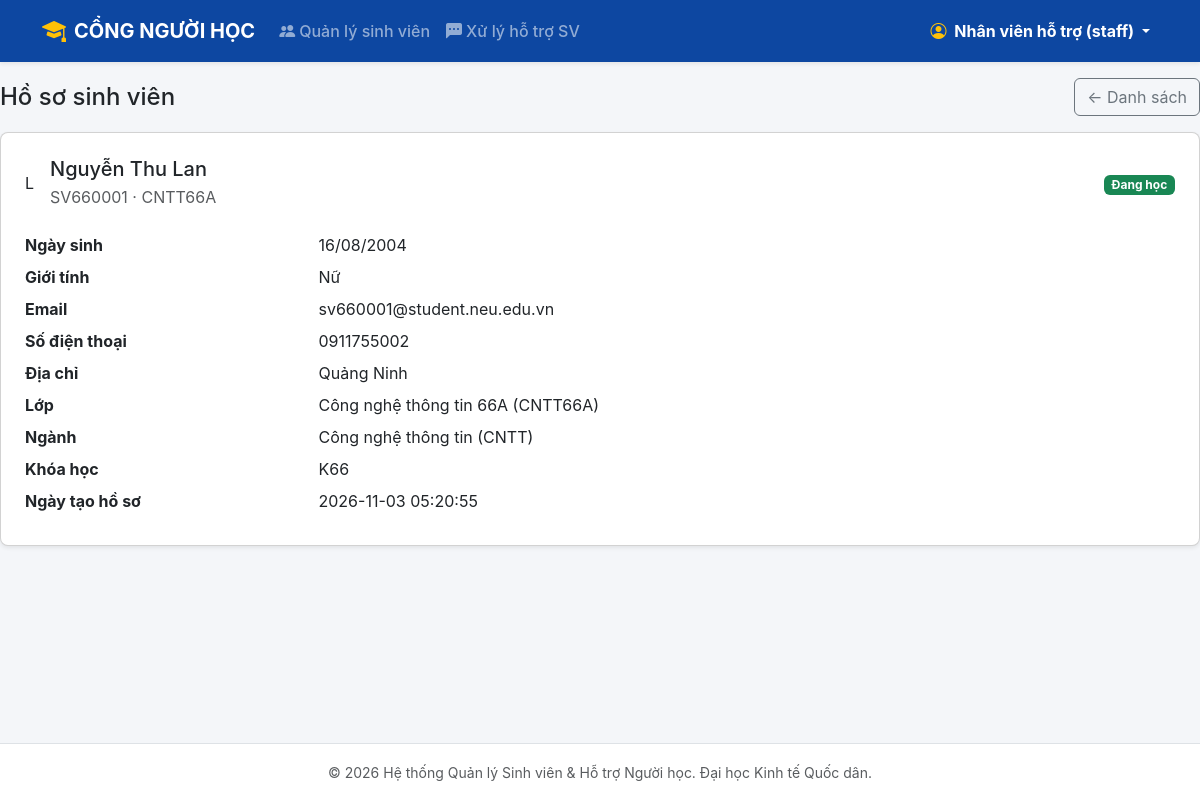
/students/1 (signed in), run on the app's committed database.
### tables this page shows
CREATE TABLE TaiKhoan (
    id INTEGER PRIMARY KEY AUTOINCREMENT,
    username TEXT NOT NULL UNIQUE,
    password_hash TEXT NOT NULL,
    vai_tro TEXT NOT NULL CHECK (vai_tro IN ('student', 'support_staff', 'admin')),
    ho_ten TEXT,
    sinh_vien_id INTEGER UNIQUE REFERENCES SinhVien(id) ON DELETE CASCADE
);

CREATE TABLE SinhVien (
    id INTEGER PRIMARY KEY AUTOINCREMENT,
    ma_sv TEXT NOT NULL UNIQUE,
    ho_ten TEXT NOT NULL,
    ngay_sinh TEXT,
    gioi_tinh TEXT CHECK (gioi_tinh IN ('Nam', 'Nữ', 'Khác')),
    email TEXT,
    so_dien_thoai TEXT,
    dia_chi TEXT,
    lop_id INTEGER NOT NULL REFERENCES Lop(id),
    trang_thai TEXT NOT NULL DEFAULT 'Đang học'
        CHECK (trang_thai IN ('Đang học', 'Bảo lưu', 'Đã tốt nghiệp', 'Thôi học')),
    ngay_tao TEXT NOT NULL DEFAULT (datetime('now', 'localtime'))
);

CREATE TABLE Lop (
    id INTEGER PRIMARY KEY AUTOINCREMENT,
    ma_lop TEXT NOT NULL UNIQUE,
    ten_lop TEXT NOT NULL,
    nganh_id INTEGER NOT NULL REFERENCES NganhHoc(id),
    khoa_hoc TEXT NOT NULL
);

CREATE TABLE NganhHoc (
    id INTEGER PRIMARY KEY AUTOINCREMENT,
    ma_nganh TEXT NOT NULL UNIQUE,
    ten_nganh TEXT NOT NULL
);

### students.py (the view)
@students_bp.route("/<int:sv_id>")
@login_required
def detail(sv_id):
    sv = get_student_or_404(sv_id)
    if g.user["vai_tro"] == "student" and g.user["sinh_vien_id"] != sv_id:
        abort(403)
    return render_template("students/detail.html", sv=sv)

### app.py (called while the page is built)
def dmy(value):
    if not value:
        return "—"
    try:
        return datetime.strptime(str(value)[:10], "%Y-%m-%d").strftime("%d/%m/%Y")
    except ValueError:
        return value

### auth.py (called while the page is built)
@auth_bp.before_app_request
def load_logged_in_user():
    user_id = session.get("user_id")
    if user_id is None:
        g.user = None
    else:
        db = get_db()
        g.user = db.execute(
            "SELECT id, username, vai_tro, ho_ten, sinh_vien_id FROM TaiKhoan WHERE id = ?",
            (user_id,)
        ).fetchone()

def login_required(view):
    @functools.wraps(view)
    def wrapped_view(**kwargs):
        if g.user is None:
            flash("Vui lòng đăng nhập để truy cập chức năng này.", "warning")
            return redirect(url_for("auth.login"))
        return view(**kwargs)
    return wrapped_view

### models.py (called while the page is built)
def connect(path):
    conn = sqlite3.connect(path)
    conn.row_factory = sqlite3.Row
    conn.execute("PRAGMA foreign_keys = ON")
    conn.create_function("norm", 1, normalize, deterministic=True)
    return conn

def get_db():
    if "db" not in g:
        g.db = connect(current_app.config["DATABASE"])
    return g.db

### students.py (called while the page is built)
def get_student_or_404(sv_id):
    sv = get_db().execute(SELECT_COLS + FROM_CLAUSE + " WHERE sv.id = ?", (sv_id,)).fetchone()
    if sv is None:
        abort(404)
    return sv

### templates/students/detail.html (shortened to what this page needs)
{% extends "base.html" %}
{% from "_macros.html" import status_badge %}
{% block content %}
<div class="d-flex flex-wrap justify-content-between align-items-center gap-2 mb-3">
  <h1 class="h4 mb-0">Hồ sơ sinh viên</h1>
  <div class="d-flex gap-2">
    {% if current_user.vai_tro != 'student' %}
    <a class="btn btn-outline-secondary" href="{{ url_for('students.list_students') }}">← Danh sách</a>
    {% endif %}
  </div>
</div>
<div class="card shadow-sm">
  <div class="card-body p-4">
    <div class="d-flex align-items-center gap-3 mb-4">
      <div class="avatar">{{ sv.ho_ten.split()[-1][0] }}</div>
      <div>
        <div class="h5 mb-1">{{ sv.ho_ten }}</div>
        <div class="text-muted">{{ sv.ma_sv }} · {{ sv.ma_lop }}</div>
      </div>
      <div class="ms-auto">{{ status_badge(sv.trang_thai) }}</div>
    </div>
    <dl class="row mb-0 detail-list">
      <dt class="col-sm-3">Ngày sinh</dt><dd class="col-sm-9">{{ sv.ngay_sinh|dmy }}</dd>
      <dt class="col-sm-3">Giới tính</dt><dd class="col-sm-9">{{ sv.gioi_tinh or '—' }}</dd>
      <dt class="col-sm-3">Email</dt><dd class="col-sm-9">{{ sv.email or '—' }}</dd>
      <dt class="col-sm-3">Số điện thoại</dt><dd class="col-sm-9">{{ sv.so_dien_thoai or '—' }}</dd>
      <dt class="col-sm-3">Địa chỉ</dt><dd class="col-sm-9">{{ sv.dia_chi or '—' }}</dd>
      <dt class="col-sm-3">Lớp</dt><dd class="col-sm-9">{{ sv.ten_lop }} ({{ sv.ma_lop }})</dd>
      <dt class="col-sm-3">Ngành</dt><dd class="col-sm-9">{{ sv.ten_nganh }} ({{ sv.ma_nganh }})</dd>
      <dt class="col-sm-3">Khóa học</dt><dd class="col-sm-9">{{ sv.khoa_hoc }}</dd>
      <dt class="col-sm-3">Ngày tạo hồ sơ</dt><dd class="col-sm-9">{{ sv.ngay_tao }}</dd>
    </dl>
  </div>
</div>
{% endblock %}

### templates/base.html (shortened to what this page needs)
<!DOCTYPE html>
<html lang="vi">
<head>
    <link href="https://cdn.jsdelivr.net/npm/bootstrap@5.3.0/dist/css/bootstrap.min.css" rel="stylesheet">
    <link rel="stylesheet" href="https://cdn.jsdelivr.net/npm/bootstrap-icons@1.11.1/font/bootstrap-icons.css">
</head>
<body>
    <nav class="navbar navbar-expand-lg navbar-dark navbar-neu shadow-sm sticky-top">
        <div class="container">
            <a class="navbar-brand fw-bold d-flex align-items-center" href="{{ url_for('home') }}">
                <i class="bi bi-mortarboard-fill me-2 fs-4 text-warning"></i> CỔNG NGƯỜI HỌC
            </a>
            <div class="collapse navbar-collapse" id="navbarNav">
                <ul class="navbar-nav me-auto mb-2 mb-lg-0">
                    {% if g.user %}
                        {% if g.user.vai_tro == 'student' %}
                            <li class="nav-item">
                                <a class="nav-link" href="{{ url_for('portal.profile') }}"><i class="bi bi-person-circle me-1"></i>Hồ sơ cá nhân</a>
                            </li>
                            <li class="nav-item">
                                <a class="nav-link" href="{{ url_for('portal.curriculum') }}"><i class="bi bi-journal-text me-1"></i>Chương trình đào tạo</a>
                            </li>
                            <li class="nav-item">
                                <a class="nav-link" href="{{ url_for('portal.finance') }}"><i class="bi bi-credit-card me-1"></i>Tài chính sinh viên</a>
                            </li>
                            <li class="nav-item">
                                <a class="nav-link" href="{{ url_for('portal.support') }}"><i class="bi bi-headset me-1"></i>Hỗ trợ & Thắc mắc</a>
                            </li>
                        {% else %}
                            <li class="nav-item">
                                <a class="nav-link" href="{{ url_for('students.list_students') }}"><i class="bi bi-people-fill me-1"></i>Quản lý sinh viên</a>
                            </li>
                            <li class="nav-item">
                                <a class="nav-link" href="{{ url_for('portal.support') }}"><i class="bi bi-chat-left-dots-fill me-1"></i>Xử lý hỗ trợ SV</a>
                            </li>
                        {% endif %}
                    {% endif %}
                </ul>
                <ul class="navbar-nav ms-auto">
                    {% if g.user %}
                        <li class="nav-item dropdown">
                            <a class="nav-link dropdown-toggle text-white fw-bold" href="#" id="userDrop" role="button" data-bs-toggle="dropdown">
                                <i class="bi bi-person-circle me-1 text-warning"></i>
                                {% if g.user.vai_tro == 'student' %}
                                    {{ g.user.ho_ten }}
                                {% elif g.user.vai_tro == 'admin' %}
                                    Admin ({{ g.user.username }})
                                {% else %}
                                    Nhân viên hỗ trợ ({{ g.user.username }})
                                {% endif %}
                            </a>
                        </li>
                    {% else %}
                        <li class="nav-item"><a class="nav-link" href="{{ url_for('auth.login') }}">Đăng nhập</a></li>
                    {% endif %}
                </ul>
            </div>
        </div>
    </nav>
    <main>
        {% block content %}{% endblock %}
    </main>
    <footer class="text-center py-3 text-muted border-top bg-white mt-auto">
        <div class="container">
            <small>© 2026 Hệ thống Quản lý Sinh viên & Hỗ trợ Người học. Đại học Kinh tế Quốc dân.</small>
        </div>
    </footer>
</body>
</html>

### templates/_macros.html (shortened to what this page needs)
{% macro status_badge(tt) %}
  {% set cls = {'Đang học': 'success', 'Bảo lưu': 'warning', 'Đã tốt nghiệp': 'primary', 'Thôi học': 'secondary'}.get(tt, 'secondary') %}
  <span class="badge text-bg-{{ cls }}">{{ tt }}</span>
{% endmacro %}

### templates/base.html (style rules this page uses)
html, body { height: 100%; }
body { background-color: #f4f6f9; font-family: -apple-system, BlinkMacSystemFont, "Segoe UI", Roboto, sans-serif; display: flex; flex-direction: column; min-height: 100vh; }
.navbar-neu { background-color: #0d47a1; }
.nav-link { font-weight: 500; }
.card { border-radius: 8px; }
main { flex: 1 0 auto; }
footer { flex-shrink: 0; }

### data on the page
TaiKhoan: user.username "staff"
SinhVien: ho_ten "L", ho_ten "Nguyễn Thu Lan", ma_sv "SV660001", trang_thai "Đang học", ngay_sinh|dmy "16/08/2004", gioi_tinh "Nữ", email "sv660001@student.neu.edu.vn", so_dien_thoai "0911755002", dia_chi "Quảng Ninh", ngay_tao "2026-11-03 05:20:55"
Lop: ma_lop "CNTT66A", ten_lop "Công nghệ thông tin 66A", khoa_hoc "K66"
NganhHoc: ten_nganh "Công nghệ thông tin", ma_nganh "CNTT"
